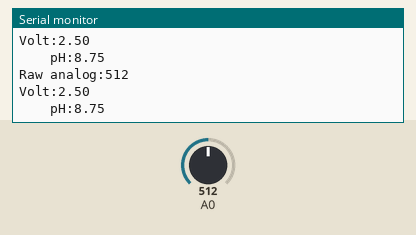
The sketch below on a simulated ESP8266 (NodeMCU). On the bench: the last lines printed to the serial monitor. The inputs (shaded band) are chosen by the test bench; at power-on: A0 = 512.

Above: at 1.2 s.
1.3 s: A0 set to 716
At 2.5 s:
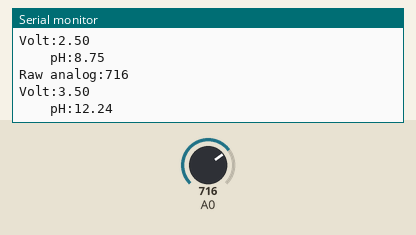
2.8 s: A0 set to 900
At 3.8 s:
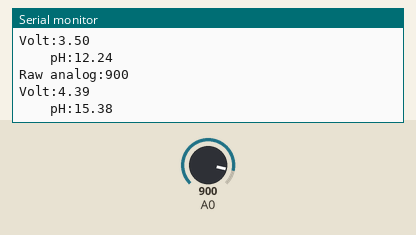
Timing chart, 0 to 5.8 s (numbered marks = the images above; inputs shaded):
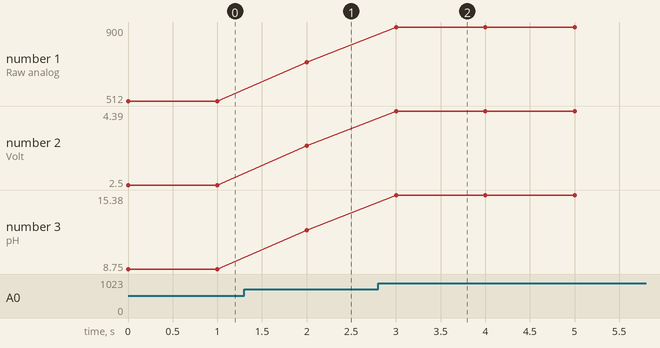

Measured:
- after the input at 1.3 s, the serial monitor: prints a new line after 0.70 s (image 1)
- after the input at 2.8 s, the serial monitor: prints a new line after 0.20 s (image 2)
- plotted number 1: 512 → 716 after the input at 1.3 s, 716 → 900 after the input at 2.8 s
- plotted number 2: 2.5 → 3.5 after the input at 1.3 s, 3.5 → 4.39 after the input at 2.8 s
- plotted number 3: 8.75 → 12.24 after the input at 1.3 s, 12.24 → 15.38 after the input at 2.8 s

The sketch:

pH_sensor.ino
```cpp
#include <ESP8266WiFi.h>
#define SensorPin 0             //pH meter Analog output to Arduino1 Analog Input 0
#define Offset 0.00            //deviation compensate
unsigned long int avgValue;     //Store the average value of the sensor feedback
void setup()
{
  Serial.begin(9600);
  Serial.println("Ready");    //Test the serial monitor
}
void loop()
{

  Serial.print("Raw analog:");
  Serial.print(analogRead(SensorPin));
  Serial.println(" ");
  float phValue=(float)analogRead(SensorPin)*5.0/1024; //convert the analog into millivolt
  Serial.print("Volt:");
  Serial.print(phValue);
  Serial.println(" ");
  phValue=3.5*phValue+Offset;                      //convert the millivolt into pH value
  Serial.print("    pH:");
  Serial.print(phValue,2);
  Serial.println(" ");
  delay(1000);
}
```
